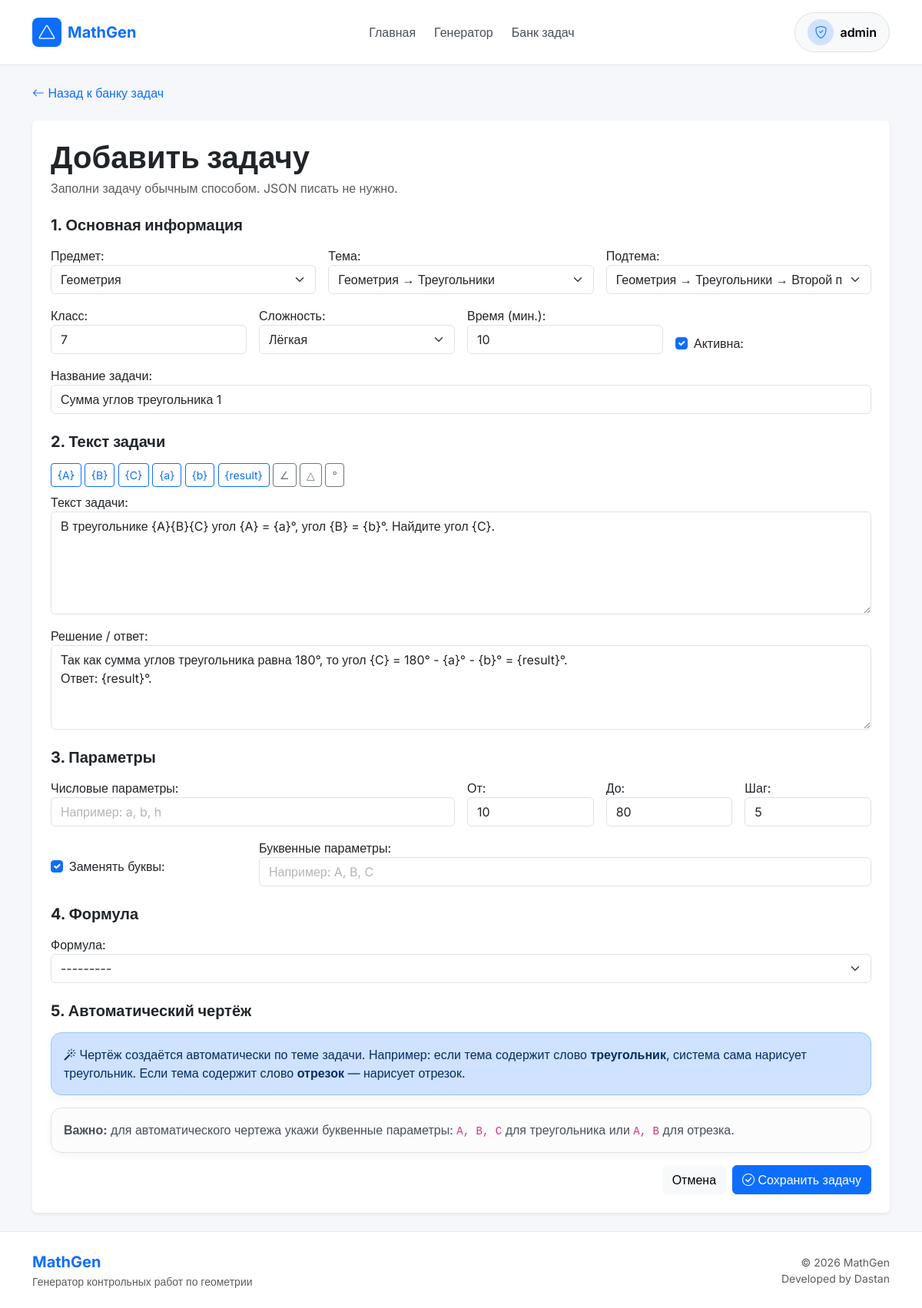
/taskbank/tasks/7/edit/ (signed in), run on the app's committed database.
### taskbank/models.py (models this page shows, shortened)
class Task(models.Model):
    DIFFICULTY_CHOICES = (
        (1, "Лёгкая"),
        (2, "Средняя"),
        (3, "Сложная"),
    )
    TASK_TYPE_CHOICES = (
        ("theory", "Теория / определение"),
        ("template_only", "Шаблон без формулы"),
        ("template_formula", "Шаблон + формула"),
        ("proof", "Доказательство"),
        ("geometry_tikz", "Геометрия с чертежом"),
        ("custom_generator", "Кастомный генератор"),
    )
    subject = models.ForeignKey(
        Subject,
        on_delete=models.CASCADE,
        related_name="tasks",
        verbose_name="Предмет"
    )
    topic = models.ForeignKey(
        Topic,
        on_delete=models.CASCADE,
        related_name="tasks",
        verbose_name="Тема"
    )
    subtopic = models.ForeignKey(
        SubTopic,
        on_delete=models.SET_NULL,
        null=True,
        blank=True,
        related_name="tasks",
        verbose_name="Подтема"
    )
    grade = models.PositiveSmallIntegerField("Класс", default=7)
    difficulty = models.PositiveSmallIntegerField(
        "Сложность",
        choices=DIFFICULTY_CHOICES,
        default=1
    )
    title = models.CharField("Название задачи", max_length=255)
    source = models.CharField("Источник", max_length=255, blank=True)
    source_number = models.CharField("Номер в источнике", max_length=50, blank=True)
    task_type = models.CharField(
        "Тип задачи",
        max_length=30,
        choices=TASK_TYPE_CHOICES,
        default="template_formula"
    )
    task_template = models.TextField("Текст задачи")
    solution_template = models.TextField("Решение / ответ", blank=True)
    params = models.JSONField(
        "Параметры (JSON)",
        default=dict,
        blank=True,
        help_text='Например: {"a": [4,5,6], "h": [3,4,5]}'
    )
    formula = models.ForeignKey(
        Formula,
        on_delete=models.SET_NULL,
        null=True,
        blank=True,
        verbose_name="Формула"
    )
    custom_generator_name = models.CharField(
        "Имя кастомного генератора",
        max_length=100,
        blank=True
    )
    tikz_template = models.TextField("TikZ шаблон", blank=True)
    time_minutes = models.PositiveSmallIntegerField("Время (мин.)", default=10)
    is_active = models.BooleanField("Активна", default=True)
    created_at = models.DateTimeField("Создано", auto_now_add=True)
    updated_at = models.DateTimeField("Обновлено", auto_now=True)
    DRAWING_CHOICES = (
    ("none", "Без чертежа"),
    ("triangle", "Треугольник"),
    ("segment", "Отрезок"),
    ("adjacent_angles", "Смежные углы"),
    ("vertical_angles", "Вертикальные углы"),
    ("rectangle", "Прямоугольник"),
)
    drawing_type = models.CharField(
        "Тип чертежа",
        max_length=50,
        choices=DRAWING_CHOICES,
        default="none"
    )
    class Meta:
        verbose_name = "Задача"
        verbose_name_plural = "Задачи"
        ordering = ["grade", "subject__name", "topic__name", "title"]

### taskbank/views.py (the view)
    @login_required
    def wrapper(request, *args, **kwargs):
        if request.user.is_staff or request.user.is_superuser:
            return view_func(request, *args, **kwargs)
        messages.error(request, "Доступ разрешён только администратору.")
        return redirect("home")

### taskbank/models.py (called while the page is built)
    def __str__(self):
        return self.name

    def __str__(self):
        return f"{self.subject} → {self.name}"

    def __str__(self):
        return f"{self.topic} → {self.name}"

    def __str__(self):
        return f"{self.name} ({self.code})"

### taskbank/views.py (called while the page is built)
def admin_only_required(view_func):
    @login_required
    def wrapper(request, *args, **kwargs):
        if request.user.is_staff or request.user.is_superuser:
            return view_func(request, *args, **kwargs)
        messages.error(request, "Доступ разрешён только администратору.")
        return redirect("home")
    return wrapper

def crud_update(request, model_class, form_class, pk, template, success_message):
    obj = get_object_or_404(model_class, pk=pk)
    form = form_class(request.POST or None, instance=obj)
    if request.method == "POST" and form.is_valid():
        form.save()
        messages.success(request, success_message)
        return redirect("taskbank_dashboard")
    return render(request, template, {
        "form": form,
        "object": obj,
        "back_url": "taskbank_dashboard",
    })

@admin_only_required
def task_update(request, pk):
    return crud_update(request, Task, TaskSiteForm, pk, "taskbank/task_form.html", "Задача изменена.")

### templates/taskbank/task_form.html (shortened to what this page needs)
{% extends "base.html" %}
{% block content %}
<div class="container">
    <div class="mb-4">
        <a href="{% url 'taskbank_dashboard' %}" class="text-decoration-none">
            <i class="bi bi-arrow-left"></i>
            Назад к банку задач
        </a>
    </div>
    <div class="card shadow-sm border-0">
        <div class="card-body p-4">
            <h1 class="fw-bold mb-1">Добавить задачу</h1>
            <p class="text-muted mb-4">
                Заполни задачу обычным способом. JSON писать не нужно.
            </p>
            <form method="post">
                <h5 class="fw-bold mb-3">1. Основная информация</h5>
                <div class="row g-3 mb-4">
                    <div class="col-md-4">{{ form.subject.label_tag }}{{ form.subject }}</div>
                    <div class="col-md-4">{{ form.topic.label_tag }}{{ form.topic }}</div>
                    <div class="col-md-4">{{ form.subtopic.label_tag }}{{ form.subtopic }}</div>
                    <div class="col-md-3">{{ form.grade.label_tag }}{{ form.grade }}</div>
                    <div class="col-md-3">{{ form.difficulty.label_tag }}{{ form.difficulty }}</div>
                    <div class="col-md-3">{{ form.time_minutes.label_tag }}{{ form.time_minutes }}</div>
                    <div class="col-md-3 d-flex align-items-end">
                        <div class="form-check">
                            {{ form.is_active }}
                            {{ form.is_active.label_tag }}
                        </div>
                    </div>
                    <div class="col-12">
                        {{ form.title.label_tag }}
                        {{ form.title }}
                    </div>
                </div>
                <h5 class="fw-bold mb-3">2. Текст задачи</h5>
                <div class="mb-3">
                    <div class="mb-2">
                        <button type="button" class="btn btn-sm btn-outline-primary param-btn" data-value="{A}">{A}</button>
                        <button type="button" class="btn btn-sm btn-outline-primary param-btn" data-value="{B}">{B}</button>
                        <button type="button" class="btn btn-sm btn-outline-primary param-btn" data-value="{C}">{C}</button>
                        <button type="button" class="btn btn-sm btn-outline-primary param-btn" data-value="{a}">{a}</button>
                        <button type="button" class="btn btn-sm btn-outline-primary param-btn" data-value="{b}">{b}</button>
                        <button type="button" class="btn btn-sm btn-outline-primary param-btn" data-value="{result}">{result}</button>
                        <button type="button" class="btn btn-sm btn-outline-secondary param-btn" data-value="∠">∠</button>
                        <button type="button" class="btn btn-sm btn-outline-secondary param-btn" data-value="△">△</button>
                        <button type="button" class="btn btn-sm btn-outline-secondary param-btn" data-value="°">°</button>
                    </div>
                    {{ form.task_template.label_tag }}
                    {{ form.task_template }}
                </div>
                <div class="mb-4">
                    {{ form.solution_template.label_tag }}
                    {{ form.solution_template }}
                </div>
                <h5 class="fw-bold mb-3">3. Параметры</h5>
                <div class="row g-3 mb-4">
                    <div class="col-md-6">
                        {{ form.numeric_param_names.label_tag }}
                        {{ form.numeric_param_names }}
                    </div>
                    <div class="col-md-2">
                        {{ form.number_from.label_tag }}
                        {{ form.number_from }}
                    </div>
                    <div class="col-md-2">
                        {{ form.number_to.label_tag }}
                        {{ form.number_to }}
                    </div>
                    <div class="col-md-2">
                        {{ form.number_step.label_tag }}
                        {{ form.number_step }}
                    </div>
                    <div class="col-md-3">
                        <div class="form-check mt-4">
                            {{ form.use_letter_params }}
                            {{ form.use_letter_params.label_tag }}
                        </div>
                    </div>
                    <div class="col-md-9">
                        {{ form.letter_param_names.label_tag }}
                        {{ form.letter_param_names }}
                    </div>
                </div>
                <h5 class="fw-bold mb-3">4. Формула</h5>
                <div class="mb-4">
                    {{ form.formula.label_tag }}
                    {{ form.formula }}
                </div>
                <h5 class="fw-bold mb-3">5. Автоматический чертёж</h5>
                <div class="alert alert-primary">
                    <i class="bi bi-magic"></i>
                    Чертёж создаётся автоматически по теме задачи.
                    Например: если тема содержит слово <strong>треугольник</strong>,
                    система сама нарисует треугольник. Если тема содержит слово
                    <strong>отрезок</strong> — нарисует отрезок.
                </div>
                <div class="alert alert-light border">
                    <strong>Важно:</strong>
                    для автоматического чертежа укажи буквенные параметры:
                    <code>A, B, C</code> для треугольника или <code>A, B</code> для отрезка.
                </div>
                <div class="d-flex justify-content-end gap-2">
                    <a href="{% url 'taskbank_dashboard' %}" class="btn btn-light">
                        Отмена
                    </a>
                    <button type="submit" class="btn btn-primary">
                        <i class="bi bi-check-circle"></i>
                        Сохранить задачу
                    </button>
                </div>
            </form>
        </div>
    </div>
</div>
{% endblock %}

### templates/includes/navbar.html (shortened to what this page needs)
<nav class="navbar navbar-expand-lg bg-white border-bottom sticky-top py-3">
    <div class="container">
        <a class="navbar-brand fw-bold d-flex align-items-center gap-2" href="{% url 'home' %}">
            <div class="bg-primary text-white rounded-3 d-flex align-items-center justify-content-center"
                  style="width:38px;height:38px;">
                <i class="bi bi-triangle"></i>
            </div>
            <span class="fs-5">MathGen</span>
        </a>
        <div class="collapse navbar-collapse" id="navbarContent">
            <ul class="navbar-nav mx-auto gap-lg-2">
                <li class="nav-item">
                    <a href="{% url 'home' %}"
                        class="nav-link fw-medium">
                        Главная
                    </a>
                </li>
                {% if user.is_authenticated %}
                    {% if user.teacher or user.is_staff or user.is_superuser %}
                    <li class="nav-item">
                        <a href="{% url 'generator:index' %}"
                            class="nav-link fw-medium">
                            Генератор
                        </a>
                    </li>
                    {% endif %}
                    {% if user.is_staff or user.is_superuser %}
                    <li class="nav-item">
                        <a href="{% url 'taskbank_dashboard' %}"
                            class="nav-link fw-medium">
                            Банк задач
                        </a>
                    </li>
                    {% endif %}
                {% endif %}
            </ul>
            <div class="d-flex align-items-center gap-2 mt-3 mt-lg-0">
                {% if user.is_authenticated %}
                    <div class="dropdown">
                        <button class="btn btn-light border rounded-pill px-3 py-2 d-flex align-items-center gap-2"
                                data-bs-toggle="dropdown">
                            <div class="bg-primary-subtle text-primary rounded-circle d-flex align-items-center justify-content-center"
                                  style="width:34px;height:34px;">
                                {% if user.is_staff or user.is_superuser %}
                                    <i class="bi bi-shield-check"></i>
                                {% elif user.teacher %}
                                    <i class="bi bi-person-workspace"></i>
                                {% elif user.student %}
                                    <i class="bi bi-mortarboard"></i>
                                {% else %}
                                    <i class="bi bi-person"></i>
                                {% endif %}
                            </div>
                            <span class="fw-semibold">
                                {{ user.username }}
                            </span>
                        </button>
                    </div>
                {% endif %}
            </div>
        </div>
    </div>
</nav>

### static/css/style.css (style rules this page uses)
:root { --primary: #0d6efd; --primary-dark: #0b5ed7; --primary-soft: #eef4ff; --text-main: #212529; --text-muted: #6c757d; --border-color: #e9ecef; --bg-light: #f8f9fc; --bg-white: #ffffff; --success-soft: #eaf7ee; --warning-soft: #fff8e1; --danger-soft: #fff1f3; --shadow-sm: 0 4px 12px rgba(0, 0, 0, 0.04); --shadow-md: 0 10px 24px rgba(0, 0, 0, 0.08); --shadow-blue: 0 15px 35px rgba(13, 110, 253, 0.08); --radius-md: 14px; --radius-lg: 20px; --radius-xl: 24px; }
html { scroll-behavior: smooth; }
body { background-color: var(--bg-light); color: var(--text-main); font-family: "Segoe UI", Tahoma, Geneva, Verdana, sans-serif; }
a { text-decoration: none; }
.alert { border-radius: var(--radius-md); box-shadow: var(--shadow-sm); }
.navbar { background-color: var(--bg-white); border-bottom: 1px solid var(--border-color); }
.navbar-brand { font-size: 1.3rem; color: var(--primary) !important; }
.nav-link { font-weight: 500; color: #495057; transition: color 0.2s ease; }
.navbar .btn { border-radius: 10px; }

### templates/base.html (style rules this page uses)
body { font-family: 'Inter', sans-serif; background:#f5f7fb; color:#0f172a; }
::placeholder { opacity:.45 !important; }

### data on the page
Task: subject "Геометрия", topic "Геометрия → Треугольники", subtopic "Геометрия → Треугольники → Второй признак равенства треугольников", grade "7", difficulty "Лёгкая", time_minutes "10", is_active "☑", title "Сумма углов треугольника 1", task_template "В треугольнике {A}{B}{C} угол {A} = {a}°, угол {B} = {b}°. Найдите угол {C}.", solution_template "Так как сумма углов треугольника равна 180°, то угол {C} = 180° - {a}° - {b}° = {result}°. Ответ: {result}°.", formula "---------"

### other printed values
{{ user.username }} "admin"
